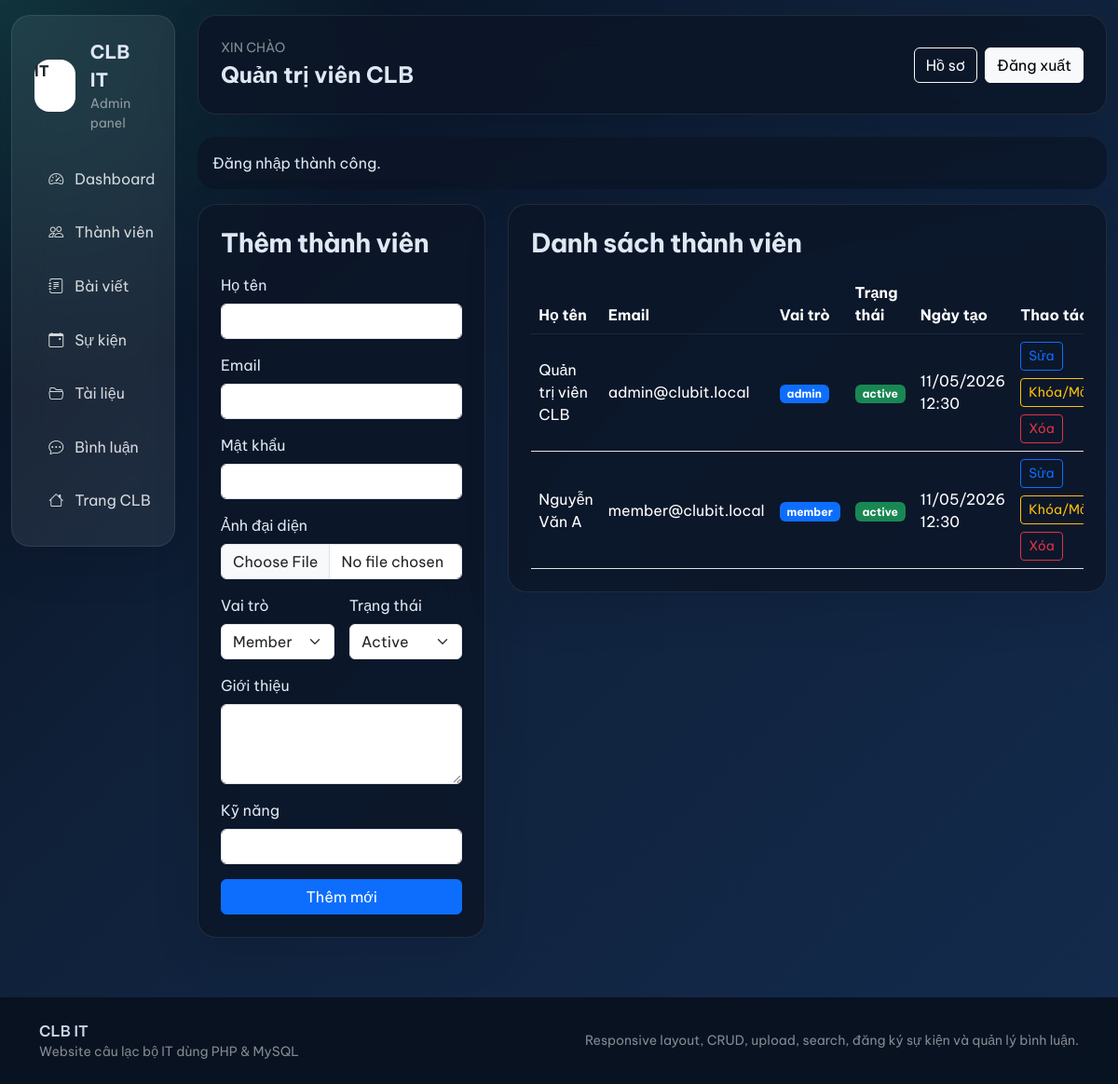
The page /admin/users.php (signed in) on the database its author committed.
### tables this page shows
CREATE TABLE users (
    id INT AUTO_INCREMENT PRIMARY KEY,
    fullname VARCHAR(100) NOT NULL,
    email VARCHAR(120) NOT NULL UNIQUE,
    password VARCHAR(255) NOT NULL,
    avatar VARCHAR(255) NULL,
    bio TEXT NULL,
    skills VARCHAR(255) NULL,
    role ENUM('admin', 'member') NOT NULL DEFAULT 'member',
    status ENUM('active', 'locked') NOT NULL DEFAULT 'active',
    created_at TIMESTAMP DEFAULT CURRENT_TIMESTAMP,
    updated_at TIMESTAMP DEFAULT CURRENT_TIMESTAMP ON UPDATE CURRENT_TIMESTAMP,
    INDEX idx_users_role_status (role, status)
);

### includes/functions.php (called while the page is built, shortened)
<?php
function e(?string $value): string
{
    return htmlspecialchars((string) $value, ENT_QUOTES, 'UTF-8');
}
function current_user_row(): ?array
{
    $stmt = db()->prepare('SELECT * FROM users WHERE id = :id LIMIT 1');
    $stmt->execute(['id' => (int) $_SESSION['user']['id']]);
    $user = $stmt->fetch();
    return $user;
}
function is_logged_in(): bool
{
    return current_user_row() !== null;
}
function current_user_name(): string
{
    $user = current_user_row();
    return $user ? (string) $user['fullname'] : 'Khách';
}
function require_login(): void
{
    if (!is_logged_in()) {
        redirect('/login.php');
    }
}
function require_admin(): void
{
    require_login();
}
function flash_get(): ?array
{
    $flash = $_SESSION['flash'];
    return is_array($flash) ? $flash : null;
}
function format_datetime(?string $value): string
{
    return date('d/m/Y H:i', strtotime($value));
}
function badge_class_for_status(string $status): string
{
    return match ($status) {
        'active', 'published', 'approved' => 'text-bg-success',
        'locked', 'draft', 'pending' => 'text-bg-warning',
        'archived', 'spam' => 'text-bg-secondary',
        default => 'text-bg-primary',
    };
}

### config/database.php (called while the page is built, shortened)
<?php
function db(): PDO
{
    static $pdo = null;
    if ($pdo instanceof PDO) {
        return $pdo;
    }
    $dsn = 'mysql:host=' . DB_HOST . ';dbname=' . DB_NAME . ';charset=utf8mb4';
    $pdo = new PDO($dsn, DB_USER, DB_PASS, [
        PDO::ATTR_ERRMODE => PDO::ERRMODE_EXCEPTION,
        PDO::ATTR_DEFAULT_FETCH_MODE => PDO::FETCH_ASSOC,
        PDO::ATTR_EMULATE_PREPARES => false,
    ]);
    return $pdo;
}

### admin/users.php (the view, shortened to what this page needs)
<?php
require_once __DIR__ . '/../config/database.php';
require_once __DIR__ . '/../includes/functions.php';
require_admin();
$pageLayout = 'admin';
$editUser = null;
$users = db()->query('SELECT * FROM users ORDER BY created_at DESC')->fetchAll();
require_once __DIR__ . '/../includes/header.php';
?>
<div class="row g-4">
    <div class="col-lg-4">
        <div class="clubit-card p-4">
            <h3 class="section-title mb-3"><?php echo $editUser ? 'Sửa thành viên' : 'Thêm thành viên'; ?></h3>
            <form method="post" enctype="multipart/form-data" class="row g-3">
                <div class="col-12">
                    <label class="form-label">Họ tên</label>
                    <input type="text" name="fullname" class="form-control" value="<?php echo e((string) ($editUser['fullname'] ?? '')); ?>" required>
                </div>
                <div class="col-12">
                    <label class="form-label">Email</label>
                    <input type="email" name="email" class="form-control" value="<?php echo e((string) ($editUser['email'] ?? '')); ?>" required>
                </div>
                <div class="col-12">
                    <label class="form-label">Mật khẩu <?php echo $editUser ? '(để trống nếu không đổi)' : ''; ?></label>
                    <input type="password" name="password" class="form-control">
                </div>
                <div class="col-12">
                    <label class="form-label">Ảnh đại diện</label>
                    <input type="file" name="avatar" class="form-control" accept="image/*">
                </div>
                <div class="col-6">
                    <label class="form-label">Vai trò</label>
                    <select name="role" class="form-select">
                        <option value="member" <?php echo ($editUser['role'] ?? 'member') === 'member' ? 'selected' : ''; ?>>Member</option>
                    </select>
                </div>
                <div class="col-6">
                    <label class="form-label">Trạng thái</label>
                    <select name="status" class="form-select">
                        <option value="active" <?php echo ($editUser['status'] ?? 'active') === 'active' ? 'selected' : ''; ?>>Active</option>
                    </select>
                </div>
                <div class="col-12">
                    <label class="form-label">Giới thiệu</label>
                    <textarea name="bio" class="form-control" rows="3"><?php echo e((string) ($editUser['bio'] ?? '')); ?></textarea>
                </div>
                <div class="col-12">
                    <label class="form-label">Kỹ năng</label>
                    <input type="text" name="skills" class="form-control" value="<?php echo e((string) ($editUser['skills'] ?? '')); ?>">
                </div>
                <div class="col-12 d-grid">
                    <button class="btn btn-primary"><?php echo $editUser ? 'Cập nhật' : 'Thêm mới'; ?></button>
                </div>
            </form>
        </div>
    </div>
    <div class="col-lg-8">
        <div class="clubit-card p-4">
            <h3 class="section-title mb-3">Danh sách thành viên</h3>
            <div class="table-responsive">
                <table class="table table-clubit align-middle mb-0">
                    <thead>
                        <tr>
                            <th class="text-white">Họ tên</th>
                            <th class="text-white">Email</th>
                            <th class="text-white">Vai trò</th>
                            <th class="text-white">Trạng thái</th>
                            <th class="text-white">Ngày tạo</th>
                            <th class="text-white">Thao tác</th>
                        </tr>
                    </thead>
                    <tbody>
                        <?php foreach ($users as $user): ?>
                            <tr>
                                <td class="text-white"><?php echo e($user['fullname']); ?></td>
                                <td class="text-white"><?php echo e($user['email']); ?></td>
                                <td><span class="badge text-bg-primary"><?php echo e($user['role']); ?></span></td>
                                <td><span class="badge <?php echo e(badge_class_for_status($user['status'])); ?>"><?php echo e($user['status']); ?></span></td>
                                <td class="text-white"><?php echo e(format_datetime($user['created_at'])); ?></td>
                                <td class="d-flex gap-2 flex-wrap">
                                    <a class="btn btn-outline-primary btn-sm" href="?edit=<?php echo (int) $user['id']; ?>">Sửa</a>
                                    <form method="post">
                                        <button class="btn btn-outline-warning btn-sm">Khóa/Mở</button>
                                    </form>
                                    <form method="post" onsubmit="return confirm('Xóa tài khoản này?');">
                                        <button class="btn btn-outline-danger btn-sm">Xóa</button>
                                    </form>
                                </td>
                            </tr>
                        <?php endforeach; ?>
                    </tbody>
                </table>
            </div>
        </div>
    </div>
</div>
<?php require_once __DIR__ . '/../includes/footer.php'; ?>

### includes/header.php (shortened to what this page needs)
<?php
require_once __DIR__ . '/../config/database.php';
require_once __DIR__ . '/functions.php';
$pageLayout = $pageLayout ?? 'public';
$flash = flash_get();
$bodyClass = is_logged_in() ? 'clubit-logged-in' : 'clubit-public';
?>
<!DOCTYPE html>
<html lang="vi">
<head>
    <link href="https://cdn.jsdelivr.net/npm/bootstrap@5.3.3/dist/css/bootstrap.min.css" rel="stylesheet">
    <link rel="stylesheet" href="https://cdn.jsdelivr.net/npm/bootstrap-icons@1.11.3/font/bootstrap-icons.min.css">
    <link rel="stylesheet" href="<?php echo e(BASE_URL); ?>/assets/css/app.css">
</head>
<body class="<?php echo e($bodyClass); ?>">
<?php if ($pageLayout === 'admin'): ?>
<div class="container-fluid py-3">
    <div class="row g-4">
        <div class="col-lg-3 col-xl-2">
            <div class="sidebar-shell">
                <div class="sidebar-glass p-3 p-lg-4">
                    <div class="d-flex align-items-center gap-3 mb-4">
                        <div class="rounded-4 bg-white text-dark fw-bold d-grid place-items-center" style="width:56px;height:56px;">IT</div>
                        <div>
                            <div class="fw-bold fs-5"><?php echo e(APP_NAME); ?></div>
                            <div class="small text-white-50">Admin panel</div>
                        </div>
                    </div>
                    <div class="d-grid gap-2">
                        <a href="<?php echo e(BASE_URL); ?>/admin/index.php" class="sidebar-link"><i class="bi bi-speedometer2"></i> Dashboard</a>
                        <a href="<?php echo e(BASE_URL); ?>/admin/users.php" class="sidebar-link"><i class="bi bi-people"></i> Thành viên</a>
                        <a href="<?php echo e(BASE_URL); ?>/admin/posts.php" class="sidebar-link"><i class="bi bi-journal-text"></i> Bài viết</a>
                        <a href="<?php echo e(BASE_URL); ?>/admin/events.php" class="sidebar-link"><i class="bi bi-calendar-event"></i> Sự kiện</a>
                        <a href="<?php echo e(BASE_URL); ?>/admin/documents.php" class="sidebar-link"><i class="bi bi-folder2-open"></i> Tài liệu</a>
                        <a href="<?php echo e(BASE_URL); ?>/admin/comments.php" class="sidebar-link"><i class="bi bi-chat-dots"></i> Bình luận</a>
                        <a href="<?php echo e(BASE_URL); ?>/index.php" class="sidebar-link"><i class="bi bi-house"></i> Trang CLB</a>
                    </div>
                </div>
            </div>
        </div>
        <div class="col-lg-9 col-xl-10">
            <div class="clubit-panel p-3 p-lg-4 mb-4 d-flex flex-column flex-lg-row gap-3 justify-content-between align-items-lg-center">
                <div>
                    <div class="text-uppercase text-white-50 small">Xin chào</div>
                    <div class="fs-4 fw-bold"><?php echo e(current_user_name()); ?></div>
                </div>
                <div class="d-flex gap-2 flex-wrap">
                    <a href="<?php echo e(BASE_URL); ?>/profile.php" class="btn btn-outline-light">Hồ sơ</a>
                    <a href="<?php echo e(BASE_URL); ?>/logout.php" class="btn btn-light">Đăng xuất</a>
                </div>
            </div>
            <?php if ($flash): ?>
                <div class="alert alert-<?php echo e($flash['type'] === 'error' ? 'danger' : 'success'); ?> clubit-card border-0">
                    <?php echo e((string) $flash['message']); ?>
                </div>
            <?php endif; ?>
<?php endif; ?>

### assets/css/app.css (style rules this page uses)
:root { --clubit-bg: #08111f; --clubit-surface: rgba(12, 21, 39, 0.84); --clubit-card: rgba(255, 255, 255, 0.94); --clubit-accent: #36c2b4; --clubit-accent-2: #1d4ed8; --clubit-text: #dfe8f3; --clubit-muted: #93a4ba; --clubit-border: rgba(255, 255, 255, 0.09); }
* { box-sizing: border-box; }
body { font-family: 'Be Vietnam Pro', sans-serif; background: radial-gradient(circle at top left, rgba(54, 194, 180, 0.18), transparent 28%), radial-gradient(circle at top right, rgba(29, 78, 216, 0.18), transparent 30%), linear-gradient(180deg, #f6fbff 0%, #eef4fb 36%, #e8eef8 100%); color: #0f172a; }
body.clubit-logged-in { background: radial-gradient(circle at top left, rgba(54, 194, 180, 0.2), transparent 25%), linear-gradient(135deg, #07111f 0%, #10213a 42%, #132b4d 100%); color: var(--clubit-text); }
.navbar-glass, .clubit-card, .clubit-panel, .sidebar-glass { backdrop-filter: blur(18px); border: 1px solid var(--clubit-border); box-shadow: 0 18px 50px rgba(2, 8, 23, 0.12); }
.clubit-card, .clubit-panel { background: var(--clubit-card); border-radius: 1.25rem; }
body.clubit-logged-in .clubit-card, body.clubit-logged-in .clubit-panel { background: rgba(12, 21, 39, 0.82); color: var(--clubit-text); }
.section-title { font-weight: 700; letter-spacing: -0.02em; }
.sidebar-shell { position: sticky; top: 1rem; }
.sidebar-glass { background: rgba(255, 255, 255, 0.07); border-radius: 1.25rem; color: var(--clubit-text); }
.sidebar-link { display: flex; align-items: center; gap: 0.75rem; padding: 0.8rem 0.95rem; border-radius: 0.95rem; color: rgba(255, 255, 255, 0.82); text-decoration: none; transition: all 0.18s ease; }
.table-clubit { --bs-table-bg: transparent; color: inherit; }
.table-clubit thead th { color: white !important; border-bottom-color: rgba(255, 255, 255, 0.08); }
.table-clubit tbody td { color: white !important; }
body.clubit-logged-in .table-clubit tbody tr td { color: white !important; }
body.clubit-logged-in .table-clubit thead th { color: white !important; }

### rows shown on the page
users: fullname "Quản trị viên CLB", email "admin@clubit.local", role "admin", status "active", created_at "11/05/2026 12:30"
users: fullname "Nguyễn Văn A", email "member@clubit.local", role "member", status "active", created_at "11/05/2026 12:30"

### other values the page prints
APP_NAME "CLB IT"
$flash['message'] "Đăng nhập thành công."
